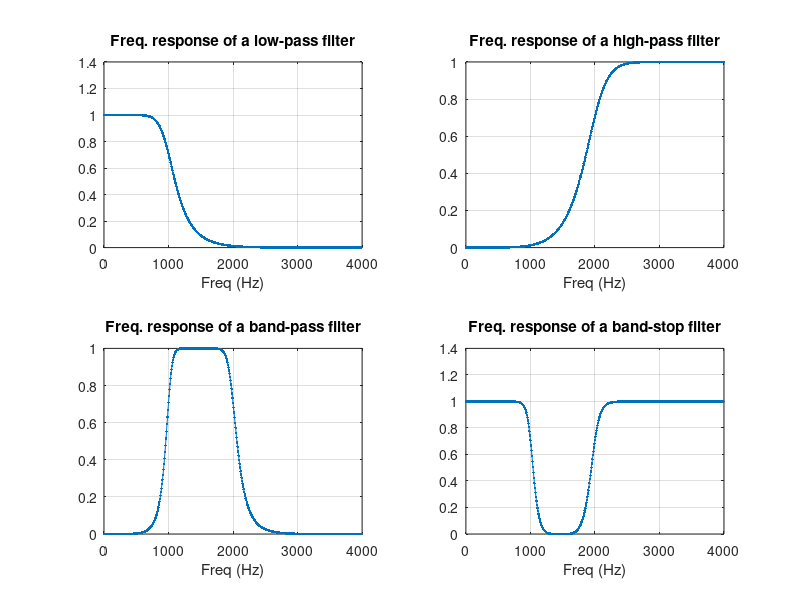

Write the MATLAB code that produced this figure.
fs=8000;		% Sampling rate
filterOrder=5;		% Order of filter

% ====== low-pass filter
cutOffFreq=1000;
[b, a]=butter(filterOrder, cutOffFreq/(fs/2), 'low');
[h, w]=freqz(b, a);
subplot(2,2,1);
plot(w/pi*fs/2, abs(h), '.-');
xlabel('Freq (Hz)'); title('Freq. response of a low-pass filter'); grid on

% ====== high-pass filter
cutOffFreq=2000;
[b, a]=butter(filterOrder, cutOffFreq/(fs/2), 'high');
[h, w]=freqz(b, a);
subplot(2,2,2);
plot(w/pi*fs/2, abs(h), '.-');
xlabel('Freq (Hz)'); title('Freq. response of a high-pass filter'); grid on

% ====== band-pass filter
passBand=[1000, 2000];
[b, a]=butter(filterOrder, passBand/(fs/2));
[h, w]=freqz(b, a);
subplot(2,2,3);
plot(w/pi*fs/2, abs(h), '.-');
xlabel('Freq (Hz)'); title('Freq. response of a band-pass filter'); grid on

% ====== band-stop filter
stopBand=[1000, 2000];
[b, a]=butter(filterOrder, stopBand/(fs/2), 'stop');
[h, w]=freqz(b, a);
subplot(2,2,4);
plot(w/pi*fs/2, abs(h), '.-');
xlabel('Freq (Hz)'); title('Freq. response of a band-stop filter'); grid on